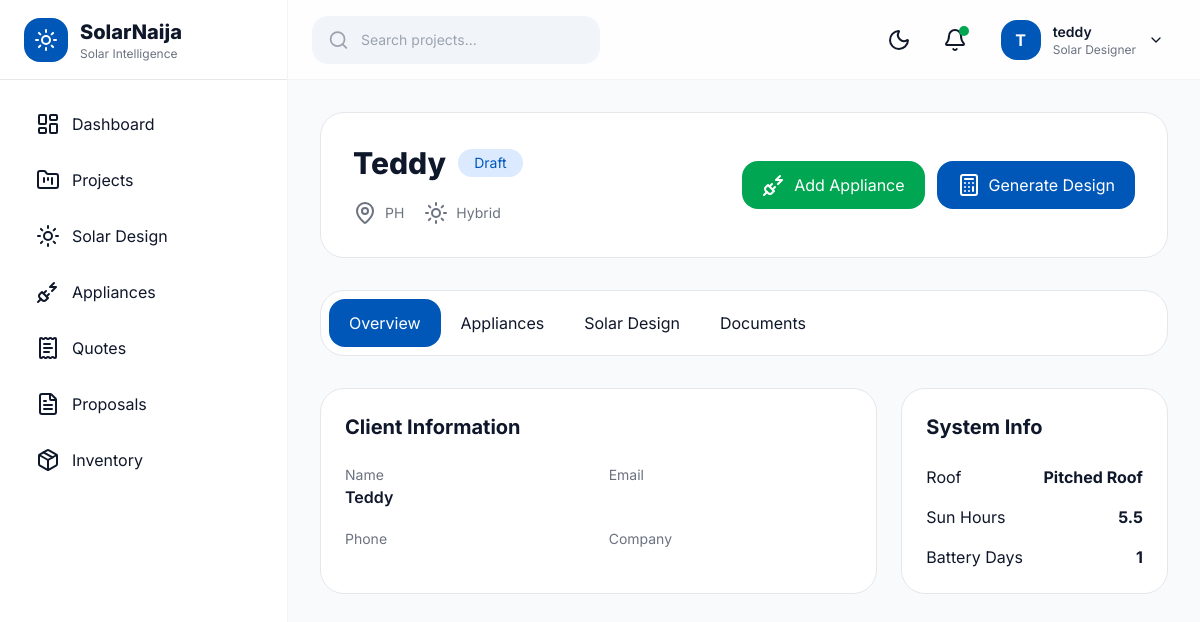
Page /projects/1/ (signed in) on the committed database.
### solarnaija/models.py (models this page shows, shortened)
class User(AbstractUser):
    ROLE_CHOICES = (
        ("admin", "Administrator"),
        ("customer", "Customer"),
    )
    phone = models.CharField(
        max_length=20,
        blank=True
    )
    company = models.CharField(
        max_length=200,
        blank=True
    )
    address = models.TextField(
        blank=True
    )
    avatar = models.ImageField(
        upload_to="avatars/",
        blank=True,
        null=True
    )
    role = models.CharField(
        max_length=20,
        choices=ROLE_CHOICES,
        default="customer"
    )
    created_at = models.DateTimeField(
        auto_now_add=True
    )
    updated_at = models.DateTimeField(
        auto_now=True
    )
    class Meta:
        ordering = ["username"]

class SolarProject(models.Model):
    STATUS_CHOICES = (
        ("draft", "Draft"),
        ("design", "Designing"),
        ("quoted", "Quoted"),
        ("approved", "Approved"),
        ("installed", "Installed"),
        ("completed", "Completed"),
    )
    SYSTEM_CHOICES = (
        ("offgrid", "Off Grid"),
        ("hybrid", "Hybrid"),
        ("ongrid", "On Grid"),
    )
    ROOF_CHOICES = (
        ("flat", "Flat"),
        ("pitched", "Pitched"),
        ("metal", "Metal"),
    )
    owner = models.ForeignKey(
        settings.AUTH_USER_MODEL,
        on_delete=models.CASCADE,
        related_name="projects"
    )
    project_number = models.CharField(
        max_length=30,
        unique=True
    )
    client_name = models.CharField(
        max_length=200
    )
    email = models.EmailField(
        blank=True
    )
    phone = models.CharField(
        max_length=20,
        blank=True
    )
    company = models.CharField(
        max_length=200,
        blank=True
    )
    location = models.CharField(
        max_length=255
    )
    latitude = models.DecimalField(
        max_digits=9,
        decimal_places=6,
        null=True,
        blank=True
    )
    longitude = models.DecimalField(
        max_digits=9,
        decimal_places=6,
        null=True,
        blank=True
    )
    system_type = models.CharField(
        max_length=20,
        choices=SYSTEM_CHOICES,
        default="hybrid"
    )
    roof_type = models.CharField(
        max_length=20,
        choices=ROOF_CHOICES,
        default="pitched"
    )
    roof_area = models.FloatField(
        default=0
    )
    roof_tilt = models.PositiveIntegerField(
        default=20
    )
    roof_orientation = models.CharField(
        max_length=50,
        default="South"
    )
    sun_hours = models.FloatField(
        default=5
    )
    system_voltage = models.PositiveIntegerField(
        default=24
    )
    battery_autonomy = models.PositiveIntegerField(
        default=1
    )
    system_losses = models.FloatField(
        default=20
    )
    design_factor = models.FloatField(
        default=1.2
    )
    budget = models.DecimalField(
        max_digits=15,
        decimal_places=2,
        default=0
    )
    notes = models.TextField(
        blank=True
    )
    status = models.CharField(
        max_length=20,
        choices=STATUS_CHOICES,
        default="draft"
    )
    created_at = models.DateTimeField(
        auto_now_add=True
    )
    updated_at = models.DateTimeField(
        auto_now=True
    )
    class Meta:
        ordering = ["-created_at"]

### solarnaija/views.py (the view)
@login_required
def project_detail(request, pk):
    project = get_object_or_404(
        SolarProject,
        pk=pk,
        owner=request.user
    )
    appliances = project.appliances.all()
    calculation = SolarCalculation.objects.filter(
        project=project
    ).first()
    context = {
        "project": project,
        "appliances": appliances,
        "calculation": calculation,
    }
    return render(
        request,
        "projects/project_detail.html",
        context
    )

### solarnaija/models.py (called while the page is built)
    @property
    def daily_consumption(self):
        return (
            self.quantity *
            self.watts *
            self.hours_per_day
        )

### solarnaija/templates/projects/project_detail.html (shortened to what this page needs)
{% extends "base.html" %}
{% block content %}
<div class="space-y-8"
x-data="{tab:'overview'}">
<section class="bg-white dark:bg-slate-900 rounded-3xl border p-6 md:p-8">
<div class="flex flex-col lg:flex-row lg:items-center justify-between gap-6">
<div>
<div class="flex items-center gap-3">
<h1 class="text-3xl font-extrabold">
{{ project.client_name }}
</h1>
<span class="px-4 py-1 rounded-full text-sm bg-blue-100 text-primary">
{{ project.status|title }}
</span>
</div>
<div class="flex flex-wrap gap-5 mt-5 text-sm text-gray-500">
<span class="flex items-center gap-2">
<i data-lucide="map-pin"></i>
{{ project.location }}
</span>
<span class="flex items-center gap-2">
<i data-lucide="sun"></i>
{{ project.system_type|title }}
</span>
</div>
</div>
<div class="flex flex-wrap gap-3">
<button
onclick="window.location.href='{% url 'add_appliance' project.id %}'"
class="px-5 py-3 rounded-2xl bg-secondary text-white flex items-center gap-2 hover:scale-105 transition">
<i data-lucide="plug-zap"></i>
Add Appliance
</button>
<button
onclick="window.location.href='{% url 'calculate_system' project.id %}'"
class="px-5 py-3 rounded-2xl bg-primary text-white flex items-center gap-2 hover:scale-105 transition">
<i data-lucide="calculator"></i>
Generate Design
</button>
</div>
</div>
</section>
<div class="bg-white dark:bg-slate-900 rounded-3xl border p-2 flex overflow-x-auto">
<button
@click="tab='overview'"
:class="tab==='overview'?'bg-primary text-white':''"
class="px-5 py-3 rounded-2xl whitespace-nowrap">
Overview
</button>
<button
@click="tab='appliances'"
:class="tab==='appliances'?'bg-primary text-white':''"
class="px-5 py-3 rounded-2xl whitespace-nowrap">
Appliances
</button>
<button
@click="tab='design'"
:class="tab==='design'?'bg-primary text-white':''"
class="px-5 py-3 rounded-2xl whitespace-nowrap">
Solar Design
</button>
<button
@click="tab='documents'"
:class="tab==='documents'?'bg-primary text-white':''"
class="px-5 py-3 rounded-2xl whitespace-nowrap">
Documents
</button>
</div>
<div
x-show="tab==='overview'"
x-transition
class="grid lg:grid-cols-3 gap-6">
<div class="lg:col-span-2 bg-white dark:bg-slate-900 rounded-3xl border p-6">
<h2 class="font-bold text-xl mb-6">
Client Information
</h2>
<div class="grid md:grid-cols-2 gap-5">
<div>
<p class="text-gray-500 text-sm">
Name
</p>
<p class="font-semibold">
{{ project.client_name }}
</p>
</div>
<div>
<p class="text-gray-500 text-sm">
Email
</p>
</div>
<div>
<p class="text-gray-500 text-sm">
Phone
</p>
</div>
<div>
<p class="text-gray-500 text-sm">
Company
</p>
</div>
</div>
</div>
<div class="bg-white dark:bg-slate-900 rounded-3xl border p-6">
<h2 class="font-bold text-xl mb-6">
System Info
</h2>
<div class="space-y-4">
<div class="flex justify-between">
<span>
Roof
</span>
<strong>
{{ project.roof_type|title }}
</strong>
</div>
<div class="flex justify-between">
<span>
Sun Hours
</span>
<strong>
{{ project.sun_hours }}
</strong>
</div>
<div class="flex justify-between">
<span>
Battery Days
</span>
<strong>
{{ project.battery_autonomy }}
</strong>
</div>
</div>
</div>
</div>
</div>
{% endblock %}

### solarnaija/templates/base.html (shortened to what this page needs)
{% load static %}
<!DOCTYPE html>
<html lang="en"
      x-data="{
          sidebar:false,
          dark:false
      }"
      :class="dark ? 'dark' : ''">
<head>
<script src="https://cdn.tailwindcss.com"></script>
</head>
<body class="bg-slate-50 text-slate-900 dark:bg-slate-950 dark:text-white">
<aside
class="fixed top-0 left-0 h-screen w-72 bg-white dark:bg-slate-900 border-r border-gray-100 dark:border-slate-800 z-50 sidebar-transition"
:class="sidebar ? 'translate-x-0':'-translate-x-full lg:translate-x-0'"
>
<div class="h-20 flex items-center px-6 border-b">
<div class="flex items-center gap-3">
<div class="w-11 h-11 rounded-2xl bg-primary flex items-center justify-center text-white">
<i data-lucide="sun"></i>
</div>
<div>
<h1 class="font-extrabold text-xl">
SolarNaija
</h1>
<p class="text-xs text-gray-500">
Solar Intelligence
</p>
</div>
</div>
</div>
<nav class="p-5 space-y-2">
<a href="{% url 'dashboard' %}"
class="flex items-center gap-3 px-4 py-3 rounded-2xl hover:bg-blue-50 hover:text-primary transition">
<i data-lucide="layout-dashboard"></i>
<span>
Dashboard
</span>
</a>
<a href="{% url 'projects' %}"
class="flex items-center gap-3 px-4 py-3 rounded-2xl hover:bg-blue-50 hover:text-primary transition">
<i data-lucide="folder-kanban"></i>
<span>
Projects
</span>
</a>
<a href="#"
class="flex items-center gap-3 px-4 py-3 rounded-2xl hover:bg-blue-50 hover:text-primary transition">
<i data-lucide="sun"></i>
<span>
Solar Design
</span>
</a>
<a href="#"
class="flex items-center gap-3 px-4 py-3 rounded-2xl hover:bg-blue-50 hover:text-primary transition">
<i data-lucide="plug-zap"></i>
<span>
Appliances
</span>
</a>
<a href="#"
class="flex items-center gap-3 px-4 py-3 rounded-2xl hover:bg-blue-50 hover:text-primary transition">
<i data-lucide="receipt-text"></i>
<span>
Quotes
</span>
</a>
<a href="#"
class="flex items-center gap-3 px-4 py-3 rounded-2xl hover:bg-blue-50 hover:text-primary transition">
<i data-lucide="file-text"></i>
<span>
Proposals
</span>
</a>
<a href="#"
class="flex items-center gap-3 px-4 py-3 rounded-2xl hover:bg-blue-50 hover:text-primary transition">
<i data-lucide="package"></i>
<span>
Inventory
</span>
</a>
</nav>
</aside>
<div class="lg:ml-72 min-h-screen">
    <header class="sticky top-0 z-30 h-20 bg-white/80 dark:bg-slate-900/80 backdrop-blur-xl border-b border-gray-100 dark:border-slate-800">
        <div class="h-full px-4 sm:px-6 flex items-center justify-between">
            <div class="flex items-center gap-4">
                <div class="hidden md:flex items-center gap-3 bg-slate-100 dark:bg-slate-800 rounded-2xl px-4 py-3 w-72">
                    <i data-lucide="search" class="text-gray-400"></i>
                    <input
                    type="text"
                    placeholder="Search projects..."
                    class="bg-transparent outline-none text-sm w-full">
                </div>
            </div>
            <div class="flex items-center gap-3">
                <button
                @click="dark=!dark"
                class="w-11 h-11 rounded-2xl hover:bg-gray-100 dark:hover:bg-slate-800 flex items-center justify-center">
                    <i x-show="!dark" data-lucide="moon"></i>
                </button>
                <button
                class="relative w-11 h-11 rounded-2xl hover:bg-gray-100 dark:hover:bg-slate-800 flex items-center justify-center">
                    <i data-lucide="bell"></i>
                    <span class="absolute top-2 right-2 w-2.5 h-2.5 bg-secondary rounded-full">
                    </span>
                </button>
                <div
                x-data="{profile:false}"
                class="relative">
                    <button
                    @click="profile=!profile"
                    class="flex items-center gap-3 px-3 py-2 rounded-2xl hover:bg-gray-100 dark:hover:bg-slate-800">
                        <div class="w-10 h-10 rounded-2xl bg-primary text-white flex items-center justify-center font-bold">
                            {{ request.user.username|first|upper }}
                        </div>
                        <div class="hidden sm:block text-left">
                            <p class="text-sm font-semibold">
                                {{ request.user.username }}
                            </p>
                            <p class="text-xs text-gray-500">
                                Solar Designer
                            </p>
                        </div>
                        <i data-lucide="chevron-down" class="w-4"></i>
                    </button>
                </div>
            </div>
        </div>
    </header>
    <main class="p-4 sm:p-6 lg:p-8">
        {% block content %}
        {% endblock %}
    </main>
</div>
</body>
</html>

### solarnaija/templates/base.html (style rules this page uses)
body { font-family:'Inter',sans-serif; }
.sidebar-transition { transition:transform .3s ease; }

### rows in the picture
User: user.username|first "T", user.username "teddy"
SolarProject: client_name "Teddy", status "Draft", location "PH", system_type "Hybrid", roof_type "Pitched Roof", sun_hours "5.5", battery_autonomy "1"
